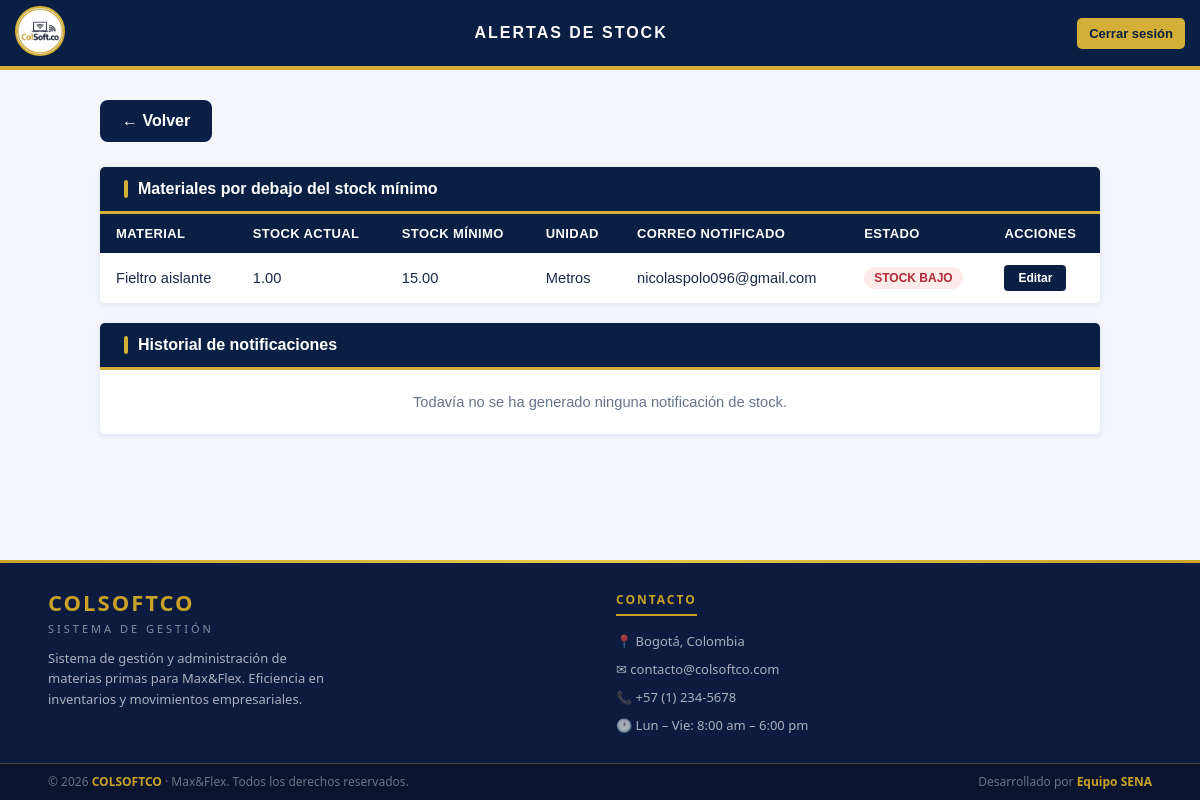
/view/control_de_stock/alertas_stock/lista_alertas.php (signed in), run on an earlier commit of the app's database.
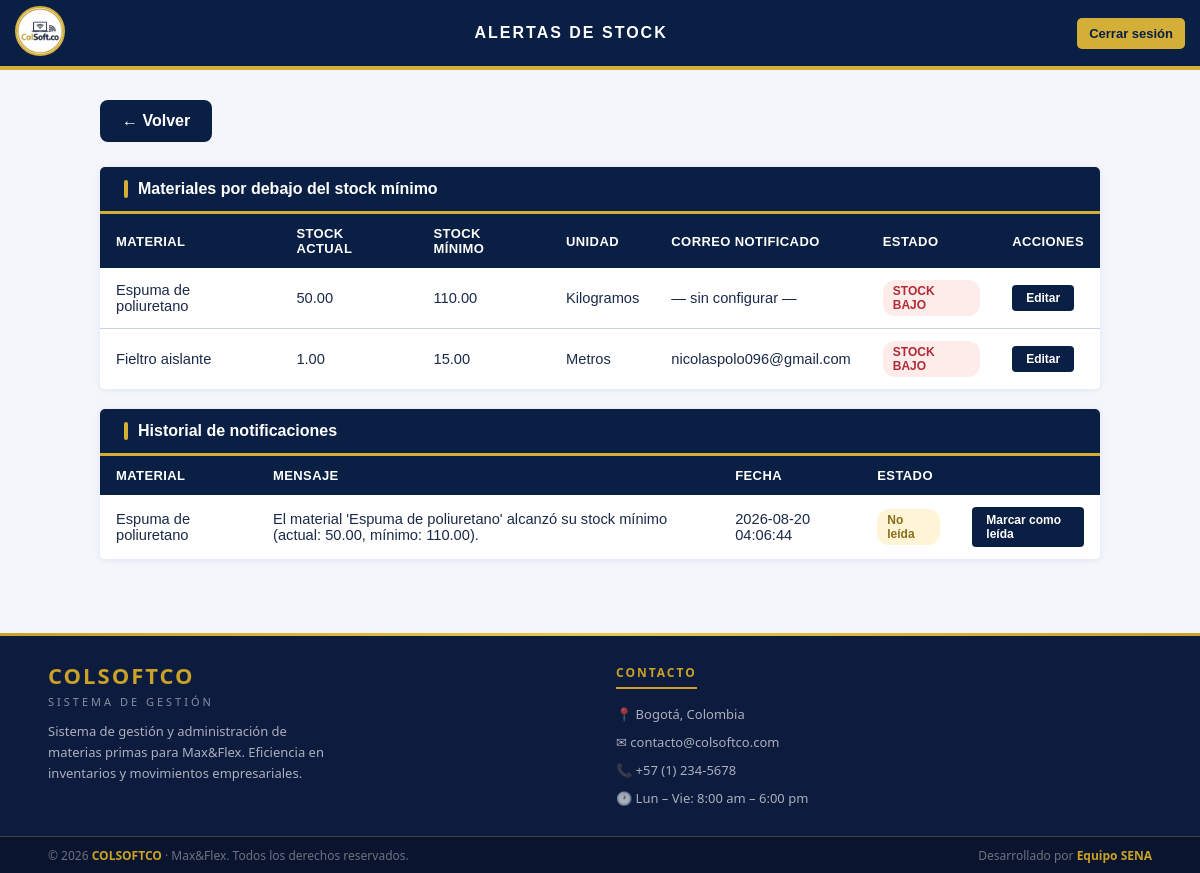
And on a later commit of the database.
### tables this page shows
CREATE TABLE `materias_primas` (
  `id_material` int(11) NOT NULL,
  `nombre_material` varchar(100) NOT NULL,
  `stock_actual` decimal(12,2) DEFAULT 0.00,
  `stock_minimo` decimal(12,2) NOT NULL,
  `id_unidad` int(11) DEFAULT NULL,
  `id_proveedor` int(11) DEFAULT NULL,
  `notificar_email` tinyint(1) NOT NULL DEFAULT 0,
  `correo_notificacion` varchar(150) DEFAULT NULL,
  `alerta_enviada` tinyint(1) NOT NULL DEFAULT 0
);

CREATE TABLE `unidades_medida` (
  `id_unidad` int(11) NOT NULL,
  `sigla` varchar(5) NOT NULL,
  `nombre_unidad` varchar(20) NOT NULL
);

CREATE TABLE `notificaciones` (
  `id_notificacion` int(11) NOT NULL,
  `id_material` int(11) DEFAULT NULL,
  `mensaje` text DEFAULT NULL,
  `fecha_generada` timestamp NOT NULL DEFAULT current_timestamp(),
  `leida` tinyint(1) DEFAULT 0
);

### app/alerta_stock.php (called while the page is built, shortened)
<?php
require_once __DIR__ . '/../config/conexion.php';
class AlertaStockLogica
{
    private $conn;
    public function __construct()
    {
        $db = new Conexion();
        $this->conn = $db->getConnection();
    }
    public function listarMaterialesEnAlerta()
    {
        $sql = "
            SELECT mp.*, um.nombre_unidad
            FROM materias_primas mp
            LEFT JOIN unidades_medida um ON mp.id_unidad = um.id_unidad
            WHERE mp.stock_actual <= mp.stock_minimo
            ORDER BY mp.nombre_material ASC
        ";
        return $this->conn->query($sql)->fetchAll(PDO::FETCH_ASSOC);
    }
    public function listarNotificaciones($soloNoLeidas = false)
    {
        $sql = "
            SELECT n.*, mp.nombre_material
            FROM notificaciones n
            LEFT JOIN materias_primas mp ON n.id_material = mp.id_material
        ";
        $sql .= " ORDER BY n.fecha_generada DESC";
        return $this->conn->query($sql)->fetchAll(PDO::FETCH_ASSOC);
    }
}

### config/conexion.php (called while the page is built, shortened)
<?php
  class Conexion
  {
    private string $Servidor = "localhost";
    private string $BaseDeDatos = "colsoftco";
    private string $Usuario = "root";
    private string $Password = "";
    public function getConnection(){
      $this->Conector = new PDO(
        "mysql:host=".$this->Servidor.";dbname=".$this->BaseDeDatos,
        $this->Usuario,
        $this->Password
      );
      $this->Conector->exec("set names utf8");
      return $this->Conector;
    }
  }

### view/control_de_stock/alertas_stock/lista_alertas.php (the view, shortened to what the changed rows need)
<?php
require_once __DIR__ . '/../../../app/alerta_stock.php';
$logicaAlerta = new AlertaStockLogica();
$materialesEnAlerta = $logicaAlerta->listarMaterialesEnAlerta();
$notificaciones = $logicaAlerta->listarNotificaciones();
?>
<!DOCTYPE html>
<html lang="es">
<head>
  <link rel="stylesheet" href="../controlstock.css">
</head>
<body>
  <header>
    <div class="header-title">
        <h1>Alertas de Stock</h1>
    </div>
  </header>
  <div class="page-body">
    <div class="content" style="margin: 0 auto; max-width: 1000px; width: 100%;">
      <div class="form-card">
        <div class="form-body" style="padding: 0;">
          <?php if (count($materialesEnAlerta) > 0): ?>
            <table class="tabla-alertas">
              <thead>
                <tr>
                  <th>Material</th>
                  <th>Stock Actual</th>
                  <th>Stock Mínimo</th>
                  <th>Unidad</th>
                  <th>Correo Notificado</th>
                  <th>Estado</th>
                  <th>Acciones</th>
                </tr>
              </thead>
              <tbody>
                <?php foreach ($materialesEnAlerta as $material): ?>
                  <tr>
                    <td><?= htmlspecialchars($material['nombre_material']) ?></td>
                    <td><?= htmlspecialchars($material['stock_actual']) ?></td>
                    <td><?= htmlspecialchars($material['stock_minimo']) ?></td>
                    <td><?= htmlspecialchars($material['nombre_unidad'] ?? '—') ?></td>
                    <td><?= htmlspecialchars($material['correo_notificacion'] ?? '— sin configurar —') ?></td>
                    <td><span class="badge badge-stock-bajo">STOCK BAJO</span></td>
                    <td>
                        <a href="../inventario/editar_inventario.php?id=<?= (int)$material['id_material'] ?>"
                           class="btn-marcar-leida">
                           Editar
                        </a>
                    </td>
                  </tr>
                <?php endforeach; ?>
              </tbody>
            </table>
          <?php else: ?>
            <p class="sin-alertas">
              No hay materiales por debajo del stock mínimo en este momento.
            </p>
          <?php endif; ?>
        </div>
      </div>
      <div class="form-card">
        <div class="form-body" style="padding: 0;">
          <?php if (count($notificaciones) > 0): ?>
            <table class="tabla-alertas">
              <thead>
                <tr>
                  <th>Material</th>
                  <th>Mensaje</th>
                  <th>Fecha</th>
                  <th>Estado</th>
                  <th></th>
                </tr>
              </thead>
              <tbody>
                <?php foreach ($notificaciones as $notif): ?>
                  <tr>
                    <td><?= htmlspecialchars($notif['nombre_material'] ?? '—') ?></td>
                    <td><?= htmlspecialchars($notif['mensaje']) ?></td>
                    <td><?= htmlspecialchars($notif['fecha_generada']) ?></td>
                    <td>
                        <?php if ($notif['leida']): ?>
                            <span class="badge badge-leida">Leída</span>
                        <?php else: ?>
                            <span class="badge badge-no-leida">No leída</span>
                        <?php endif; ?>
                    </td>
                    <td>
                        <?php if (!$notif['leida']): ?>
                            <a href="lista_alertas.php?marcar_leida=<?= (int)$notif['id_notificacion'] ?>"
                               class="btn-marcar-leida">
                                Marcar como leída
                            </a>
                        <?php endif; ?>
                    </td>
                  </tr>
                <?php endforeach; ?>
              </tbody>
            </table>
          <?php else: ?>
            <p class="sin-alertas">
              Todavía no se ha generado ninguna notificación de stock.
            </p>
          <?php endif; ?>
        </div>
      </div>
    </div>
  </div>
</body>
</html>

What changed in the data, as far as the page shows it:
now on this page (row edited): materias_primas: nombre_material "Espuma de poliuretano", stock_actual "50.00", stock_minimo "110.00", id_unidad.nombre_unidad "Kilogramos", correo_notificacion "— sin configurar —"
added notificaciones: id_material.nombre_material "Espuma de poliuretano", mensaje "El material 'Espuma de poliuretano' alcanzó su stock mínimo (actual: 50.00, mínimo: 110.00).", fecha_generada "2026-08-20 04:06:44", leida "No leída"
Also different on the page:
text no longer shown: "Todavía no se ha generado ninguna notificación de stock."
text now shown: "MATERIAL MENSAJE FECHA ESTADO"
